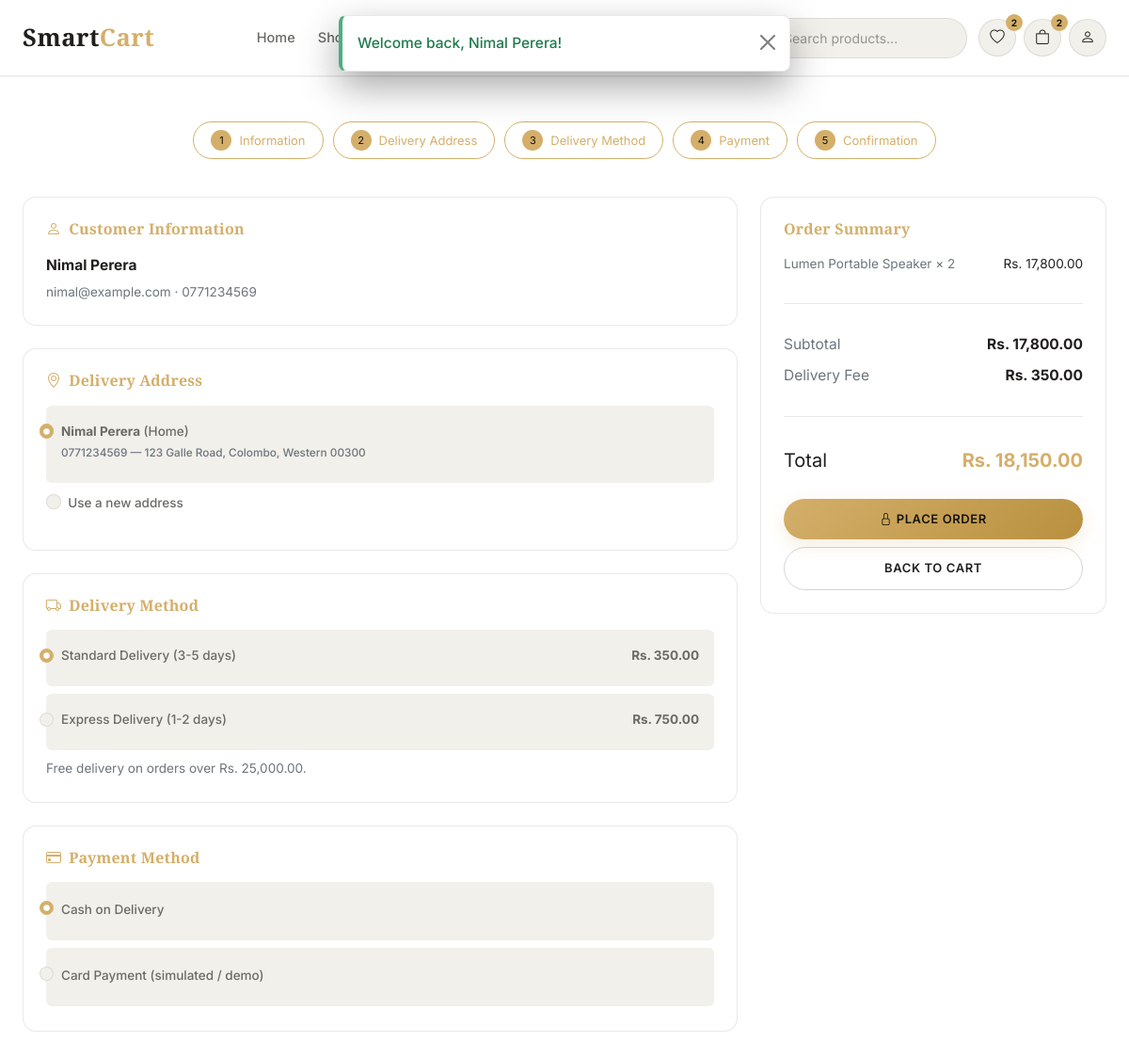
The app's page /customer/checkout.php (signed in) with its own data.
### tables this page shows
CREATE TABLE users (
    user_id INT AUTO_INCREMENT PRIMARY KEY,
    role_id INT NOT NULL DEFAULT 1,
    full_name VARCHAR(120) NOT NULL,
    email VARCHAR(150) NOT NULL UNIQUE,
    phone VARCHAR(20) DEFAULT NULL,
    password_hash VARCHAR(255) NOT NULL,
    profile_image VARCHAR(255) DEFAULT NULL,
    status ENUM('active','inactive','banned') NOT NULL DEFAULT 'active',
    reset_token VARCHAR(191) DEFAULT NULL,
    reset_token_expires DATETIME DEFAULT NULL,
    last_login DATETIME DEFAULT NULL,
    created_at TIMESTAMP NOT NULL DEFAULT CURRENT_TIMESTAMP,
    updated_at TIMESTAMP NOT NULL DEFAULT CURRENT_TIMESTAMP ON UPDATE CURRENT_TIMESTAMP,
    FOREIGN KEY (role_id) REFERENCES roles(role_id),
    INDEX idx_email (email),
    INDEX idx_role (role_id)
);

CREATE TABLE addresses (
    address_id INT AUTO_INCREMENT PRIMARY KEY,
    user_id INT NOT NULL,
    full_name VARCHAR(120) NOT NULL,
    phone VARCHAR(20) NOT NULL,
    address_line VARCHAR(255) NOT NULL,
    city VARCHAR(100) NOT NULL,
    province VARCHAR(100) NOT NULL,
    postal_code VARCHAR(20) DEFAULT NULL,
    address_type ENUM('home','office','other') NOT NULL DEFAULT 'home',
    is_default TINYINT(1) NOT NULL DEFAULT 0,
    created_at TIMESTAMP NOT NULL DEFAULT CURRENT_TIMESTAMP,
    FOREIGN KEY (user_id) REFERENCES users(user_id) ON DELETE CASCADE
);

CREATE TABLE cart_items (
    cart_item_id INT AUTO_INCREMENT PRIMARY KEY,
    cart_id INT NOT NULL,
    product_id INT NOT NULL,
    quantity INT NOT NULL DEFAULT 1,
    added_at TIMESTAMP NOT NULL DEFAULT CURRENT_TIMESTAMP,
    UNIQUE KEY uniq_cart_product (cart_id, product_id),
    FOREIGN KEY (cart_id) REFERENCES cart(cart_id) ON DELETE CASCADE,
    FOREIGN KEY (product_id) REFERENCES products(product_id) ON DELETE CASCADE
);

CREATE TABLE products (
    product_id INT AUTO_INCREMENT PRIMARY KEY,
    category_id INT NOT NULL,
    brand_id INT DEFAULT NULL,
    product_name VARCHAR(150) NOT NULL,
    slug VARCHAR(180) NOT NULL UNIQUE,
    description TEXT,
    specifications TEXT,
    price DECIMAL(10,2) NOT NULL,
    discount_price DECIMAL(10,2) DEFAULT NULL,
    sku VARCHAR(60) DEFAULT NULL UNIQUE,
    is_featured TINYINT(1) NOT NULL DEFAULT 0,
    is_flash_sale TINYINT(1) NOT NULL DEFAULT 0,
    flash_sale_price DECIMAL(10,2) DEFAULT NULL,
    flash_sale_start DATETIME DEFAULT NULL,
    flash_sale_end DATETIME DEFAULT NULL,
    total_sold INT NOT NULL DEFAULT 0,
    avg_rating DECIMAL(3,2) NOT NULL DEFAULT 0,
    review_count INT NOT NULL DEFAULT 0,
    status ENUM('active','inactive') NOT NULL DEFAULT 'active',
    created_at TIMESTAMP NOT NULL DEFAULT CURRENT_TIMESTAMP,
    updated_at TIMESTAMP NOT NULL DEFAULT CURRENT_TIMESTAMP ON UPDATE CURRENT_TIMESTAMP,
    FOREIGN KEY (category_id) REFERENCES categories(category_id) ON DELETE RESTRICT,
    FOREIGN KEY (brand_id) REFERENCES brands(brand_id) ON DELETE SET NULL,
    INDEX idx_pname (product_name),
    INDEX idx_category (category_id),
    INDEX idx_brand (brand_id),
    INDEX idx_created (created_at),
    FULLTEXT INDEX ft_search (product_name, description)
);

### config/database.php (called while the page is built, shortened)
<?php
function db(): PDO
{
    static $pdo = null;
    if ($pdo === null) {
        $dsn = 'mysql:host=' . DB_HOST . ';dbname=' . DB_NAME . ';charset=' . DB_CHARSET;
        try {
            $pdo = new PDO($dsn, DB_USER, DB_PASS, [
                PDO::ATTR_ERRMODE            => PDO::ERRMODE_EXCEPTION,
                PDO::ATTR_DEFAULT_FETCH_MODE => PDO::FETCH_ASSOC,
                PDO::ATTR_EMULATE_PREPARES   => false,
            ]);
        } catch (PDOException $e) {
            error_log('Database connection failed: ' . $e->getMessage());
            http_response_code(500);
            die('<div style="font-family:sans-serif;padding:40px;text-align:center">
                    <h2>Service temporarily unavailable</h2>
                    <p>We could not connect to the database. Please check <code>config/database.php</code>
                    and make sure MySQL is running in XAMPP, then try again.</p>
                 </div>');
        }
    }
    return $pdo;
}

### includes/auth.php (called while the page is built, shortened)
<?php
require_once __DIR__ . '/functions.php';
function require_role(string ...$roles): void
{
    if (!has_role(...$roles)) {
        http_response_code(403);
        die('<div style="font-family:sans-serif;padding:60px;text-align:center;background:#111;color:#eee;min-height:100vh">
                <h1 style="color:#d4af6a">403 - Access Denied</h1>
                <p>You do not have permission to view this page.</p>
                <a href="' . BASE_URL . '" style="color:#d4af6a">Return home</a>
             </div>');
    }
}

### customer/checkout.php (the view, shortened to what this page needs)
<?php
require_once __DIR__ . '/../includes/auth.php';
require_role('customer');
$user = current_user();
$pdo = db();
$uid = $user['user_id'];
$totalsPreview = compute_cart_totals($uid);
$addresses = $pdo->prepare("SELECT * FROM addresses WHERE user_id = ? ORDER BY is_default DESC, created_at DESC");
$addresses->execute([$uid]);
$addresses = $addresses->fetchAll();
$totals = compute_cart_totals($uid);
require __DIR__ . '/../includes/header.php';
require __DIR__ . '/../includes/navbar.php';
?>
<div class="sc-container-fluid py-5">
  <div class="sc-checkout-steps">
    <div class="cstep active"><span class="n">1</span> Information</div>
    <div class="cstep active"><span class="n">2</span> Delivery Address</div>
    <div class="cstep active"><span class="n">3</span> Delivery Method</div>
    <div class="cstep active"><span class="n">4</span> Payment</div>
    <div class="cstep active"><span class="n">5</span> Confirmation</div>
  </div>
  <form method="post" id="checkoutForm" class="needs-validation" novalidate>
    <div class="row g-4">
      <div class="col-lg-8">
        <div class="sc-card mb-4">
          <h6 class="text-gold mb-3"><i class="bi bi-person me-2"></i>Customer Information</h6>
          <p class="mb-1"><strong><?= e($user['full_name']) ?></strong></p>
          <p class="text-secondary small mb-0"><?= e($user['email']) ?> · <?= e($user['phone']) ?></p>
        </div>
        <div class="sc-card mb-4">
          <h6 class="text-gold mb-3"><i class="bi bi-geo-alt me-2"></i>Delivery Address</h6>
          <?php if (!empty($addresses)): foreach ($addresses as $addr): ?>
            <div class="form-check mb-2 p-3 rounded" style="background:var(--sc-charcoal-3)">
              <input class="form-check-input" type="radio" name="address_id" id="addr<?= $addr['address_id'] ?>" value="<?= $addr['address_id'] ?>" <?= $addr['is_default'] ? 'checked' : '' ?> required>
              <label class="form-check-label" for="addr<?= $addr['address_id'] ?>">
                <strong><?= e($addr['full_name']) ?></strong> (<?= e(ucfirst($addr['address_type'])) ?>)<br>
                <span class="small text-secondary"><?= e($addr['phone']) ?> — <?= e($addr['address_line']) ?>, <?= e($addr['city']) ?>, <?= e($addr['province']) ?> <?= e($addr['postal_code']) ?></span>
              </label>
            </div>
          <?php endforeach; endif; ?>
          <div class="form-check mb-2">
            <input class="form-check-input" type="radio" name="address_id" id="addrNew" value="0" <?= empty($addresses) ? 'checked' : '' ?>>
            <label class="form-check-label" for="addrNew">Use a new address</label>
          </div>
        </div>
        <div class="sc-card mb-4">
          <h6 class="text-gold mb-3"><i class="bi bi-truck me-2"></i>Delivery Method</h6>
          <div class="form-check mb-2 p-3 rounded" style="background:var(--sc-charcoal-3)">
            <input class="form-check-input js-delivery-method" type="radio" name="delivery_method" id="dmStandard" value="standard" checked>
            <label class="form-check-label d-flex justify-content-between" for="dmStandard"><span>Standard Delivery (3-5 days)</span><strong><?= money(DEFAULT_DELIVERY_STANDARD) ?></strong></label>
          </div>
          <div class="form-check p-3 rounded" style="background:var(--sc-charcoal-3)">
            <input class="form-check-input js-delivery-method" type="radio" name="delivery_method" id="dmExpress" value="express">
            <label class="form-check-label d-flex justify-content-between" for="dmExpress"><span>Express Delivery (1-2 days)</span><strong><?= money(DEFAULT_DELIVERY_EXPRESS) ?></strong></label>
          </div>
          <p class="text-secondary small mt-2 mb-0">Free delivery on orders over <?= money(FREE_DELIVERY_THRESHOLD) ?>.</p>
        </div>
        <div class="sc-card mb-4">
          <h6 class="text-gold mb-3"><i class="bi bi-credit-card me-2"></i>Payment Method</h6>
          <div class="form-check mb-2 p-3 rounded" style="background:var(--sc-charcoal-3)">
            <input class="form-check-input js-payment-method" type="radio" name="payment_method" id="pmCod" value="cod" checked>
            <label class="form-check-label" for="pmCod">Cash on Delivery</label>
          </div>
          <div class="form-check p-3 rounded" style="background:var(--sc-charcoal-3)">
            <input class="form-check-input js-payment-method" type="radio" name="payment_method" id="pmCard" value="card">
            <label class="form-check-label" for="pmCard">Card Payment (simulated / demo)</label>
          </div>
        </div>
      </div>
      <div class="col-lg-4">
        <div class="sc-card">
          <h6 class="text-gold mb-3">Order Summary</h6>
          <?php foreach ($totals['items'] as $item): ?>
            <div class="d-flex justify-content-between small mb-2">
              <span class="text-secondary"><?= e($item['product_name']) ?> × <?= $item['quantity'] ?></span>
              <span><?= money($item['line_total']) ?></span>
            </div>
          <?php endforeach; ?>
          <div class="sc-divider"></div>
          <div class="js-order-summary"><?= render_cart_summary_html($totals) ?></div>
          <button type="submit" class="btn btn-sc-gold w-100 mt-4"><i class="bi bi-lock me-1"></i>Place Order</button>
          <a href="<?= BASE_URL ?>customer/cart.php" class="btn btn-sc-outline w-100 mt-2">Back to Cart</a>
        </div>
      </div>
    </div>
  </form>
</div>
<?php require __DIR__ . '/../includes/dash-footer.php'; ?>

### assets/css/style.css (style rules this page uses)
:root { --sc-black: #0b0b0d; --sc-charcoal: #121214; --sc-charcoal-2: #17171a; --sc-charcoal-3: #1e1e22; --sc-border: rgba(255, 255, 255, 0.08); --sc-white: #f7f6f3; --sc-gray: #a8a8ad; --sc-gray-dim: #77777d; --sc-gold: #d4af6a; --sc-gold-soft: #e8cd9a; --sc-gold-deep: #b9903f; --sc-success: #4caf80; --sc-danger: #e0665f; --sc-warning: #e0b25f; --sc-info: #6fa8dc; --sc-radius: 14px; --sc-radius-sm: 8px; --sc-shadow: 0 10px 30px rgba(0, 0, 0, 0.35); --sc-transition: all .28s cubic-bezier(.4,0,.2,1); --sc-font-heading: 'Playfair Display', Georgia, serif; --sc-font-body: 'Inter', -apple-system, BlinkMacSystemFont, 'Segoe UI', sans-serif; }
body.sc-theme-light { --sc-black: #ffffff; --sc-charcoal: #faf9f6; --sc-charcoal-2: #ffffff; --sc-charcoal-3: #f2f0eb; --sc-border: rgba(20, 20, 15, 0.09); --sc-white: #201f1c; --sc-gray: #6b6a65; --sc-gray-dim: #97958f; --sc-shadow: 0 10px 30px rgba(20, 20, 15, 0.08); }
body.sc-theme-light .btn-sc-outline { border-color: rgba(20,20,15,.18); }
* { box-sizing: border-box; }
body { background: var(--sc-black); color: var(--sc-white); font-family: var(--sc-font-body); font-size: 15.5px; line-height: 1.65; -webkit-font-smoothing: antialiased; animation: scPageFadeIn .18s ease both; }
h1, h2, h3, h4, h5, h6, .sc-heading { font-family: var(--sc-font-heading); font-weight: 700; letter-spacing: .2px; color: var(--sc-white); }
a { color: var(--sc-gold); text-decoration: none; transition: var(--sc-transition); }
.sc-container-fluid { max-width: 1360px; margin: 0 auto; padding: 0 24px; }
.btn-sc-gold { background: linear-gradient(135deg, var(--sc-gold) 0%, var(--sc-gold-deep) 100%); color: #14140f; border: none; font-weight: 600; letter-spacing: .6px; text-transform: uppercase; font-size: 13px; padding: 12px 30px; border-radius: 40px; transition: var(--sc-transition); box-shadow: 0 6px 18px rgba(212,175,106,.22); }
.btn-sc-outline { background: transparent; border: 1px solid rgba(255,255,255,.35); color: var(--sc-white); font-weight: 600; letter-spacing: .6px; text-transform: uppercase; font-size: 13px; padding: 12px 30px; border-radius: 40px; transition: var(--sc-transition); }
.sc-card { background: var(--sc-charcoal-2); border: 1px solid var(--sc-border); border-radius: var(--sc-radius); padding: 24px; }
label { color: var(--sc-gray); font-size: 13.5px; margin-bottom: 6px; font-weight: 500; }
.form-check-input { background-color: var(--sc-charcoal-3); border-color: var(--sc-border); }
.form-check-input:checked { background-color: var(--sc-gold); border-color: var(--sc-gold); }
.sc-checkout-steps { display: flex; justify-content: center; gap: 10px; margin-bottom: 40px; flex-wrap: wrap; }
.sc-checkout-steps .cstep { display: flex; align-items: center; gap: 8px; padding: 8px 18px; border-radius: 30px; background: var(--sc-charcoal-2); border: 1px solid var(--sc-border); color: var(--sc-gray-dim); font-size: 13px; }
.sc-checkout-steps .cstep.active { border-color: var(--sc-gold); color: var(--sc-gold); }
.sc-checkout-steps .cstep .n { width: 22px; height: 22px; border-radius: 50%; background: var(--sc-charcoal-3); display: inline-flex; align-items: center; justify-content: center; font-size: 11px; }
.sc-checkout-steps .cstep.active .n { background: var(--sc-gold); color: #14140f; }
.text-gold { color: var(--sc-gold) !important; }
.sc-divider { height: 1px; background: var(--sc-border); margin: 30px 0; }

### records on screen
users: full_name "Nimal Perera", email "nimal@example.com", phone "0771234569"
addresses: is_default "☑ Nimal Perera (Home) 0771234569", full_name "Nimal Perera", address_type "Home", phone "0771234569", address_line "123 Galle Road", city "Colombo", province "Western", postal_code "00300"
cart_items: product.product_name "Lumen Portable Speaker", quantity "2", line_total "Rs. 17,800.00"

### other values on screen
$f['message'] "Welcome back, Nimal Perera!"
$wishCnt "2"
$cartCnt "2"
money(DEFAULT_DELIVERY_STANDARD) "Rs. 350.00"
money(DEFAULT_DELIVERY_EXPRESS) "Rs. 750.00"
money(FREE_DELIVERY_THRESHOLD) "Rs. 25,000.00"
money($totals['subtotal']) "Rs. 17,800.00"
money($totals['delivery_fee']) "Rs. 350.00"
money($totals['total']) "Rs. 18,150.00"
